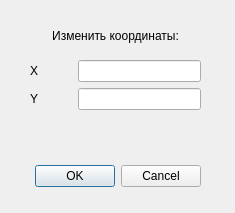
<?xml version="1.0" encoding="UTF-8"?>
<ui version="4.0">
 <class>ChangePoint</class>
 <widget class="QDialog" name="ChangePoint">
  <property name="geometry">
   <rect>
    <x>0</x>
    <y>0</y>
    <width>235</width>
    <height>213</height>
   </rect>
  </property>
  <property name="windowTitle">
   <string>Dialog</string>
  </property>
  <widget class="QDialogButtonBox" name="buttonBox">
   <property name="geometry">
    <rect>
     <x>0</x>
     <y>160</y>
     <width>201</width>
     <height>32</height>
    </rect>
   </property>
   <property name="orientation">
    <enum>Qt::Horizontal</enum>
   </property>
   <property name="standardButtons">
    <set>QDialogButtonBox::Cancel|QDialogButtonBox::Ok</set>
   </property>
  </widget>
  <widget class="QWidget" name="formLayoutWidget">
   <property name="geometry">
    <rect>
     <x>30</x>
     <y>60</y>
     <width>171</width>
     <height>92</height>
    </rect>
   </property>
   <layout class="QFormLayout" name="formLayout">
    <item row="0" column="0">
     <widget class="QLabel" name="label_2">
      <property name="text">
       <string>X          </string>
      </property>
     </widget>
    </item>
    <item row="0" column="1">
     <widget class="QLineEdit" name="_x"/>
    </item>
    <item row="1" column="0">
     <widget class="QLabel" name="label_3">
      <property name="text">
       <string>Y          </string>
      </property>
     </widget>
    </item>
    <item row="1" column="1">
     <widget class="QLineEdit" name="_y"/>
    </item>
   </layout>
  </widget>
  <widget class="QLabel" name="label">
   <property name="geometry">
    <rect>
     <x>30</x>
     <y>20</y>
     <width>171</width>
     <height>31</height>
    </rect>
   </property>
   <property name="text">
    <string>Изменить координаты:</string>
   </property>
   <property name="scaledContents">
    <bool>false</bool>
   </property>
   <property name="alignment">
    <set>Qt::AlignCenter</set>
   </property>
   <property name="wordWrap">
    <bool>true</bool>
   </property>
  </widget>
 </widget>
 <resources/>
 <connections>
  <connection>
   <sender>buttonBox</sender>
   <signal>accepted()</signal>
   <receiver>ChangePoint</receiver>
   <slot>accept()</slot>
   <hints>
    <hint type="sourcelabel">
     <x>248</x>
     <y>254</y>
    </hint>
    <hint type="destinationlabel">
     <x>157</x>
     <y>274</y>
    </hint>
   </hints>
  </connection>
  <connection>
   <sender>buttonBox</sender>
   <signal>rejected()</signal>
   <receiver>ChangePoint</receiver>
   <slot>reject()</slot>
   <hints>
    <hint type="sourcelabel">
     <x>316</x>
     <y>260</y>
    </hint>
    <hint type="destinationlabel">
     <x>286</x>
     <y>274</y>
    </hint>
   </hints>
  </connection>
 </connections>
</ui>
